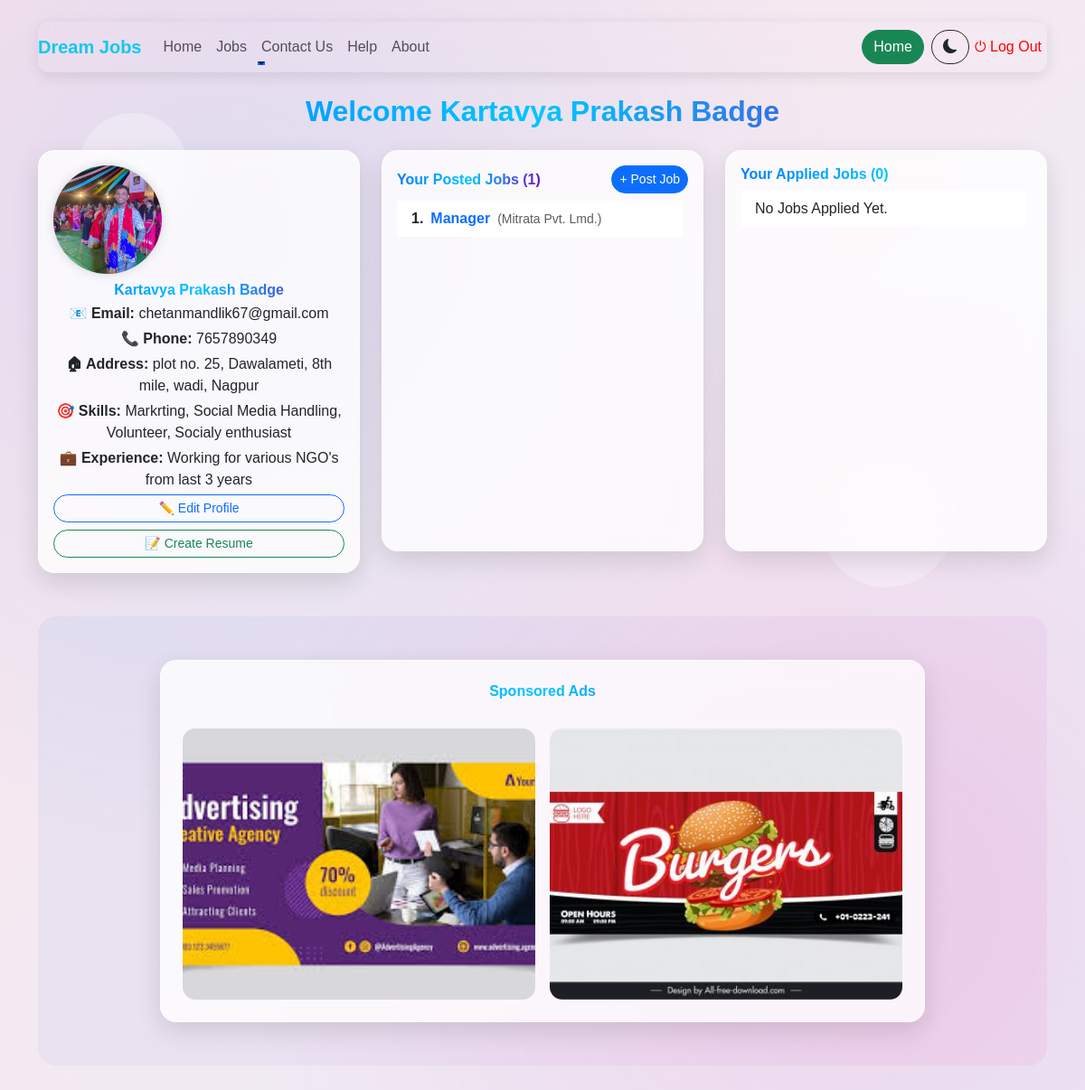
The page /dashboard/4/ (signed in) on the database as committed earlier.
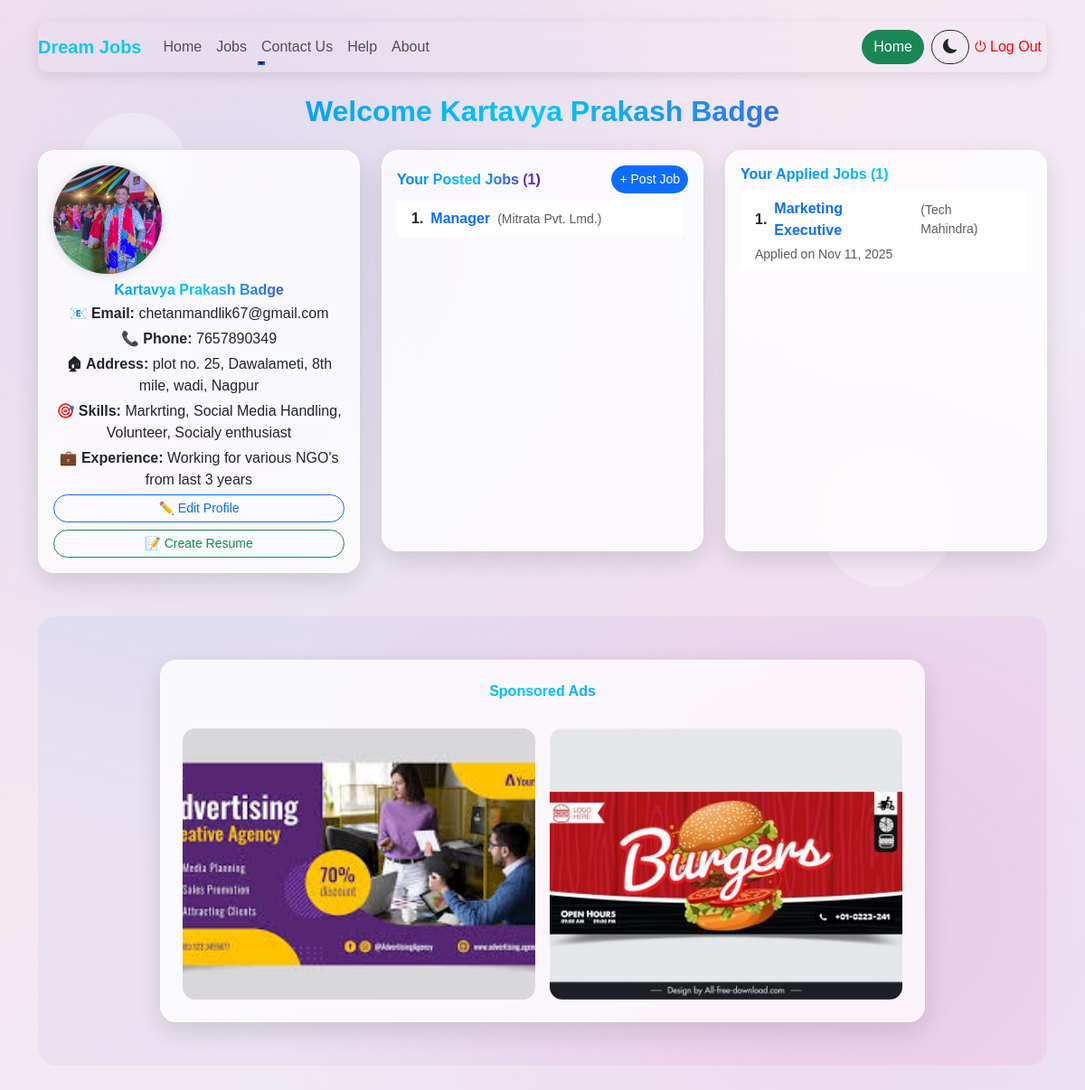
The same page on the database as committed later.
### jobapp2/models.py (models this page shows, shortened)
class Profile(models.Model):
    user          = models.OneToOneField(settings.AUTH_USER_MODEL, on_delete=models.CASCADE)
    phone         = models.CharField(max_length=10, blank=True, null=True, validators=[mob_regex])
    address       = models.TextField(blank=True, null=True)
    profile_pic   = models.ImageField(upload_to="profile_pics/", default="default-avatar.png", blank=True, null=True)
    skills        = models.TextField(blank=True, null=True)
    experience    = models.TextField(blank=True, null=True)
    resume        = models.FileField(upload_to="resumes/", blank=True, null=True)
    github        = models.URLField(blank=True , null=True)

class JobApplication(models.Model):
    job        = models.ForeignKey(ItJobs, on_delete=models.CASCADE, related_name="applications")  # link with job
    applicant  = models.ForeignKey(settings.AUTH_USER_MODEL, on_delete=models.CASCADE, related_name="applications")
    full_name  = models.CharField("Full Name", max_length=100)
    email      = models.EmailField("Email")
    phone      = models.CharField("Mobile Number", max_length=10, validators=[mob_regex])
    dob        = models.DateField("Date of Birth")
    gender_choices = [
        ("male", "Male"),
        ("female", "Female"),
        ("other", "Other"),
    ]
    gender    = models.CharField("Gender", max_length=10, choices=gender_choices)
    highest_qualification  = models.CharField("Highest Qualification", max_length=100)
    specialization         = models.CharField("Specialization", max_length=100, blank=True, null=True)
    passout_year           = models.CharField("Passout Year", max_length=10)
    university             = models.CharField("University/College", max_length=150)
    experience             = models.CharField("Experience", max_length=100, help_text="Eg: 2 years, Fresher")
    skills                 = models.TextField("Skills")
    resume                 = models.FileField("Upload Resume (PDF/Doc)", upload_to="resumes/")
    applied_on             = models.DateTimeField(auto_now_add=True)

### jobapp/models.py (models this page shows, shortened)
class Userregistration(AbstractUser):
    ROLE_CHOICES = [
        ("recruiter", "Recruiter"),
        ("jobseeker", "Jobseeker"),
    ]
    email = models.EmailField('Email', unique=True)
    phone = models.CharField('Mobile number', max_length=10, unique=True, validators=[mob_regex])
    role = models.CharField('Role', max_length=20, choices=ROLE_CHOICES, default='jobseeker')
    full_name = models.CharField("Full Name", max_length=100, blank=True, null=True)

class ItJobs(models.Model):
    industry_choices = [
        ("it", "IT"),
        ("mechanical", "Mechanical"),
        ("civil", "Civil"),
        ("management", "Management"),
        ("electrical","Electrical"),
        ("healthcare","HealthCare"),
        ("other","Other"),
    ]
    job_type_choices = [
        ("full-time","Full-Time"),
        ("part-time", "Part-Time"),
        ("hybrid", "Hybrid"),
        ("internship", "Internship"),
        ("freelacing", "Freelancing"),
        ("other", "Other"),
    ]
    company_name                = models.CharField(max_length=100)
    industry                    = models.CharField('Industry', max_length= 30, choices=industry_choices, default='Select-Industry')
    company_email               = models.EmailField('Company Email', default="Ex. abc@gmail.com")
    contact_person_name         = models.CharField('Contact Person Name', max_length=50)
    contact_person_email        = models.EmailField('Contact Person Email', default="Ex. abc@gmail.com")
    contact_person_mobile       = models.CharField('Contact Person Mobile Number', max_length=10, validators=[mob_regex])
    company_address             = models.TextField('Company Address')
    company_description         = models.TextField('Company Description')
    job_title                   = models.CharField('Job Title' , max_length=100)
    job_type                    = models.CharField('Job Type', max_length=20, choices=job_type_choices, default="Select-Job-Type")
    num_vacancy                 = models.IntegerField('Number of Vacancies')
    job_location                = models.CharField('Location' , max_length=100, default="Enter-City")
    job_discription             = models.TextField('Job Description' ,null=True , blank=True)
    key_skiils                  = models.TextField('Required Skills')
    experience                  = models.CharField('Experience Required', null=True, blank=True)
    Edu_qualification           = models.TextField('Education Qualification')
    pass_batch                  = models.CharField('Passout Batch', null=True, blank=True)
    salary                      = models.FloatField('Salary per Month')
    app_deadline                = models.DateField('Application Deadline')
    hiring_process              = models.TextField('Hiring Process')
    posted_on                   = models.DateTimeField(auto_now_add=True)
    posted_by = models.ForeignKey(
        settings.AUTH_USER_MODEL,
        on_delete = models.CASCADE,
        related_name = "jobs",
        null=True,
        blank=True
    )

### jobapp2/views.py (the view)
# urls.py: path('dashboard/', views.dashboard_redirect, name="dashboard_redirect"),
@login_required
def dashboard(request, user_id):
    user = get_object_or_404(Userregistration, id=user_id)
    posted_jobs       = ItJobs.objects.filter(posted_by=request.user)
    applied_jobs      = JobApplication.objects.filter(applicant=request.user)
    profile, created  = Profile.objects.get_or_create(user=request.user)
    display_name = user.full_name if user.full_name else user.username
    return render(request, "jobapp2/dashboard.html", {
        "posted_jobs" : posted_jobs,
        "applied_jobs" : applied_jobs,
        "profile" : profile,
        "dashboard_user" : user,
        "display_name" : display_name,
    })

### jobapp2/templates/jobapp2/dashboard.html (shortened to what this page needs)
<!DOCTYPE html>
<html lang="en">
<head>
    {% load static %}
    <link href="https://cdn.jsdelivr.net/npm/bootstrap@5.3.0/dist/css/bootstrap.min.css" rel="stylesheet">
    <link rel="stylesheet" href="https://cdn.jsdelivr.net/npm/bootstrap-icons@1.11.3/font/bootstrap-icons.css">
</head>
<body class="container py-4">
    <div class="circle"></div>
    <div class="circle"></div>
    <nav class="navbar navbar-expand-lg navbar-light mb-4" style="background: transparent !important; z-index: 10;">
        <div class="container-fluid px-0">
            <a class="navbar-brand fw-bold" href="{% url 'home' %}" style="color: #09c8eef9;">Dream Jobs</a>
            <div class="collapse navbar-collapse" id="navbarSupportedContent">
                <ul class="navbar-nav me-auto mb-2 mb-lg-0">
                    <li class="nav-item"><a class="nav-link" href="{% url 'home' %}">Home</a></li>
                    <li class="nav-item"><a class="nav-link" href="/jobs/">Jobs</a></li>
                    <li class="nav-item dropdown">
                        <a class="nav-link dropdown-toggle" href="#" id="contactDropdown" role="button"
                           data-bs-toggle="dropdown" aria-expanded="false">Contact Us</a>
                    </li>
                    <li class="nav-item"><a class="nav-link" href="/help/">Help</a></li>
                    <li class="nav-item"><a class="nav-link" href="/about/">About</a></li>
                </ul>
                <div class="d-flex ms-auto">
                    <a class="btn btn-success" href="{% url 'home' %}">Home</a>
                </div>
                <button id="darkModeToggle" class="btn btn-outline-dark ms-2">
                    <i class="bi bi-moon-fill"></i>
                </button>
                <form method="post" action="{% url 'logout' %}">
                    <button type="submit" class="logout-link" style="border: none; background-color: transparent; color: red;"> ⏻ Log Out </button>
                </form>
            </div>
        </div>
    </nav>
    <h2 class="mb-4 text-center" style="font-size:xx-large;">Welcome {{ display_name }}</h2>
    <div class="row g-4">
        <div class="col-lg-4 col-md-5">
            <div class="card p-3 text-center h-100">
                {% if profile.profile_pic %}
                    <img src="{{ profile.profile_pic.url }}" class="profile-pic mb-2" alt="Profile">
                {% else %}
                    <img src="{% static 'images/default-avatar.png' %}" class="profile-pic mb-2" alt="Default avatar">
                {% endif %}
                <h4 class="mb-1">{{ display_name }}</h4>
                <p class="mb-1"><b>📧 Email:</b> {{ request.user.email }}</p>
                <p class="mb-1"><b>📞 Phone:</b> {{ profile.phone }}</p>
                <p class="mb-1"><b>🏠︎ Address:</b> {{ profile.address }}</p>
                <p class="mb-1"><b>🎯 Skills:</b> {{ profile.skills }}</p>
                <p class="mb-1"><b>💼 Experience:</b> {{ profile.experience }}</p>
                <div class="d-grid gap-2">
                    <a href="{% url 'edit_profile' %}" class="btn btn-outline-primary btn-sm">✏️ Edit Profile</a>
                    <a href="{% url 'resume_builder' %}" class="btn btn-outline-success btn-sm">📝 Create Resume</a>
                </div>
            </div>
        </div>
        <div class="col-lg-8 col-md-7">
            <div class="row g-4 h-100">
                <div class="col-lg-6 col-md-12 d-flex">
                    <div class="card p-3 flex-fill d-flex flex-column">
                        <div class="d-flex align-items-center mb-2">
                            <h4 class="mb-0 me-auto">
                            </h4>
                            <a href="{% url 'welcome' %}" class="btn btn-primary btn-sm">+ Post Job</a>
                        </div>
                        <div class="scrollable flex-grow-1">
                            <ul class="list-group list-group-flush">
                                {% for job in posted_jobs %}
                                    <li class="list-group-item d-flex align-items-center">
                                        <span class="fw-bold me-2">{{ forloop.counter }}.</span>
                                        <a class="list-link fw-semibold" href="{% url 'job_detail' job.id %}">
                                            {{ job.job_title }}
                                        </a>
                                        <div class="text-muted small ms-2">({{ job.company_name }})</div>
                                    </li>
                                {% empty %}
                                    <li class="list-group-item no-items">No Jobs Posted Yet.</li>
                                {% endfor %}
                            </ul>
                        </div>
                    </div>
                </div>
<div class="col-lg-6 col-md-12 d-flex">
    <div class="card p-3 flex-fill d-flex flex-column">
        <h4 class="mb-2">Your Applied Jobs ({{ applied_jobs.count }})</h4>
        <div class="scrollable flex-grow-1">
            <ul class="list-group list-group-flush">
                {% for application in applied_jobs %}
                    <li class="list-group-item d-flex flex-column">
                        <div class="d-flex align-items-center">
                            <span class="fw-bold me-2">{{ forloop.counter }}.</span>
                            <a class="list-link fw-semibold" href="{% url 'job_detail' application.job.id %}">
                                {{ application.job.job_title }}
                            </a>
                            <div class="text-muted small ms-2">
                                ({{ application.job.company_name }})
                            </div>
                        </div>
                        <small class="text-muted mt-1">
                            Applied on {{ application.applied_on|date:"M d, Y" }}
                        </small>
                    </li>
                {% empty %}
                    <li class="list-group-item no-items">No Jobs Applied Yet.</li>
                {% endfor %}
            </ul>
        </div>
    </div>
</div>
            </div>
        </div>
    </div>
    <div class="container my-5">
        <div class="row justify-content-center">
            <div class="col-lg-10">
                <div class="card p-4 text-center">
                    <h4 class="mb-3">Sponsored Ads</h4>
                    <div class="row g-3">
                        <div class="col-md-6">
                            <a href="https://example.com/ad1" target="_blank">
                                <img src="{% static 'images/ad1.jpeg' %}" class="img-fluid ad-img" alt="Ad 1">
                            </a>
                        </div>
                        <div class="col-md-6">
                            <a href="https://example.com/ad2" target="_blank">
                                <img src="{% static 'images/ad2.jpg' %}" class="img-fluid ad-img" alt="Ad 2">
                            </a>
                        </div>
                    </div>
                </div>
            </div>
        </div>
    </div>
</body>
</html>

### jobapp2/templates/jobapp2/dashboard.html (style rules this page uses)
body { background: linear-gradient(-45deg, #dfe9f3, #fdfbfb, #e3f2fd, #fce4ec); background-size: 400% 400%; animation: gradientMove 15s ease infinite; font-family: 'Poppins', sans-serif; overflow-x: hidden; position: relative; min-height: 100vh; color: #212529; }
body::before { content: ""; position: fixed; top: 0; left: 0; width: 100%; height: 100%; background: radial-gradient(circle at 20% 20%, rgba(0,123,255,0.1), transparent 50%), radial-gradient(circle at 80% 80%, rgba(255,0,150,0.1), transparent 50%); z-index: -2; }
.circle { position: absolute; border-radius: 50%; background: rgba(255, 255, 255, 0.3); animation: float 8s ease-in-out infinite; z-index: 0; }
.circle:nth-child(1) { width: 120px; height: 120px; top: 10%; left: 5%; animation-duration: 10s; }
.circle:nth-child(3) { width: 150px; height: 150px; top: 40%; right: 10%; animation-duration: 14s; }
.card { border-radius: 18px; background: rgba(255,255,255,0.78); backdrop-filter: blur(14px); border: 1px solid rgba(255,255,255,0.4); box-shadow: 0 10px 28px rgba(0,0,0,0.12); transition: all 0.4s ease; color: #212529; }
h2, h4 { font-weight: 700; font-size: inherit; background: linear-gradient(90deg, #007bff, #00c6ff, #6a11cb); color: transparent; background-clip: text; -webkit-background-clip: text; }
img.profile-pic { width:120px; height:120px; border-radius:50%; object-fit:cover; transition: transform 0.4s ease, box-shadow 0.4s ease; box-shadow: 0 0 12px rgba(0,0,0,0.15); }
.list-link { text-decoration: none; color: #0d6efd; font-size: 1rem; transition: color 0.3s ease; }
.scrollable { max-height: 320px; overflow-y: auto; padding-right: 6px; }
.nav-link { position: relative; transition: color 0.3s ease; }
.nav-link::after { content: ""; position: absolute; width: 0%; height: 2px; left: 0; bottom: 0; background-color: #0d6efd; transition: width 0.3s ease; }
.ad-img { height: 300px; object-fit: cover; width: 100%; border-radius: 14px; transition: transform 0.4s ease, box-shadow 0.4s ease, border 0.4s ease; position: relative; z-index: 1; }
.btn { transition: all 0.3s ease; border-radius: 30px; position: relative; overflow: hidden; z-index: 1; }
.btn::after { content: ""; position: absolute; top: -50%; left: -50%; width: 200%; height: 200%; background: radial-gradient(circle, rgba(255,255,255,0.3) 20%, transparent 70%); transform: scale(0); transition: transform 0.4s ease; z-index: -1; }
.navbar { background: rgba(255,255,255,0.7) !important; backdrop-filter: blur(10px); border-radius: 12px; box-shadow: 0 4px 16px rgba(0,0,0,0.1); }
.container.my-5 { padding: 3rem; border-radius: 20px; background: linear-gradient(135deg, rgba(0,123,255,0.05), rgba(255,0,150,0.05)); }

Rows that differ between the two databases and show on the page:
added JobApplication: job.job_title "Marketing Executive", job.company_name "Tech Mahindra", applied_on "Nov 11, 2025"
Other text that changed with them:
text no longer shown: "No Jobs Applied Yet."
